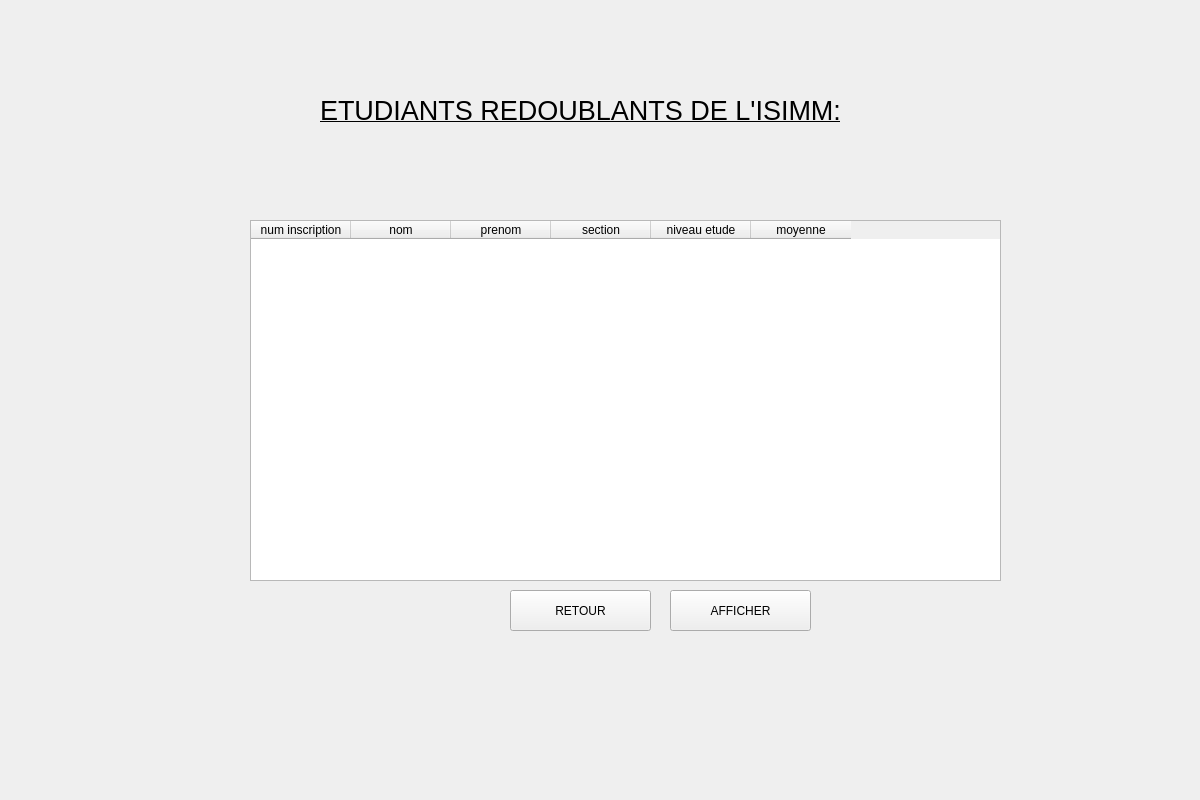
<?xml version="1.0" encoding="UTF-8"?>
<ui version="4.0">
 <class>Form</class>
 <widget class="QWidget" name="Form">
  <property name="geometry">
   <rect>
    <x>0</x>
    <y>0</y>
    <width>1200</width>
    <height>800</height>
   </rect>
  </property>
  <property name="windowTitle">
   <string>Form</string>
  </property>
  <widget class="QLabel" name="label">
   <property name="geometry">
    <rect>
     <x>320</x>
     <y>80</y>
     <width>621</width>
     <height>61</height>
    </rect>
   </property>
   <property name="text">
    <string>&lt;html&gt;&lt;head/&gt;&lt;body&gt;&lt;p&gt;&lt;span style=&quot; font-size:20pt; text-decoration: underline;&quot;&gt;ETUDIANTS REDOUBLANTS DE L'ISIMM:&lt;/span&gt;&lt;/p&gt;&lt;/body&gt;&lt;/html&gt;</string>
   </property>
  </widget>
  <widget class="QPushButton" name="ok">
   <property name="geometry">
    <rect>
     <x>510</x>
     <y>590</y>
     <width>141</width>
     <height>41</height>
    </rect>
   </property>
   <property name="styleSheet">
    <string notr="true">font: 12pt &quot;MS Shell Dlg 2&quot;;</string>
   </property>
   <property name="text">
    <string>RETOUR</string>
   </property>
  </widget>
  <widget class="QPushButton" name="afficher">
   <property name="geometry">
    <rect>
     <x>670</x>
     <y>590</y>
     <width>141</width>
     <height>41</height>
    </rect>
   </property>
   <property name="styleSheet">
    <string notr="true">font: 12pt &quot;MS Shell Dlg 2&quot;;</string>
   </property>
   <property name="text">
    <string>AFFICHER</string>
   </property>
  </widget>
  <widget class="QTableWidget" name="tableWidget">
   <property name="geometry">
    <rect>
     <x>250</x>
     <y>220</y>
     <width>751</width>
     <height>361</height>
    </rect>
   </property>
   <column>
    <property name="text">
     <string>num inscription</string>
    </property>
   </column>
   <column>
    <property name="text">
     <string>nom</string>
    </property>
   </column>
   <column>
    <property name="text">
     <string>prenom</string>
    </property>
   </column>
   <column>
    <property name="text">
     <string>section</string>
    </property>
   </column>
   <column>
    <property name="text">
     <string>niveau etude</string>
    </property>
   </column>
   <column>
    <property name="text">
     <string>moyenne</string>
    </property>
   </column>
  </widget>
  <widget class="QLabel" name="label_4">
   <property name="geometry">
    <rect>
     <x>-170</x>
     <y>0</y>
     <width>1441</width>
     <height>861</height>
    </rect>
   </property>
   <property name="text">
    <string/>
   </property>
   <property name="pixmap">
    <pixmap>n1mtIpU.jpg</pixmap>
   </property>
   <property name="scaledContents">
    <bool>true</bool>
   </property>
  </widget>
  <widget class="QLabel" name="label_3">
   <property name="geometry">
    <rect>
     <x>1030</x>
     <y>10</y>
     <width>141</width>
     <height>171</height>
    </rect>
   </property>
   <property name="text">
    <string/>
   </property>
   <property name="pixmap">
    <pixmap>output-onlinepngtools.png</pixmap>
   </property>
   <property name="scaledContents">
    <bool>true</bool>
   </property>
  </widget>
  <zorder>label_4</zorder>
  <zorder>label</zorder>
  <zorder>ok</zorder>
  <zorder>afficher</zorder>
  <zorder>tableWidget</zorder>
  <zorder>label_3</zorder>
 </widget>
 <resources/>
 <connections/>
</ui>
